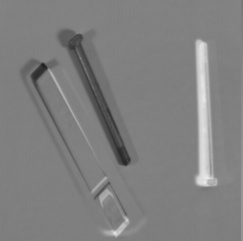
#> input picture hasil_deteksi_gerakan.jpg, 243 x 241 px
$ python '2_deteksi gerakan.py'
#> lines starting #> are read from the running program, lines starting #| are printed output that depends on the picture
import cv2
import numpy as np
import matplotlib.pyplot as plt
import os

# ==============================
# 📝 Fungsi Info Gambar
# ==============================
def tampilkan_info_gambar(path, img, label):
    if img is None:
        print(f"❌ {label} tidak dapat dibaca.")
        return

    tinggi, lebar = img.shape[:2]
    mode = "Grayscale" if len(img.shape) == 2 else "RGB"
    ukuran = round(os.path.getsize(path) / 1024, 2)
    rasio_aspek = round(lebar / tinggi, 2)

    print(f"\n📌 Informasi {label}:")
    print(f"- Path file       : {path}")
    print(f"- Mode warna      : {mode}")
    print(f"- Resolusi        : {lebar} x {tinggi}")
    print(f"- Rasio aspek     : {rasio_aspek}")
    print(f"- Ukuran file     : {ukuran} KB")

# ==============================
# 📊 Fungsi Histogram
# ==============================
def tampilkan_histogram(imgA, imgB, imgC):
    fig, axes = plt.subplots(1, 3, figsize=(15, 4))
    data = [(imgA, "Histogram Gambar A"),
            (imgB, "Histogram Gambar B"),
            (imgC, "Histogram Hasil Blending")]

    for i, (img, title) in enumerate(data):
        axes[i].set_title(title)
        axes[i].set_xlabel("Intensitas (0-255)")
        axes[i].set_ylabel("Jumlah Piksel")
        axes[i].hist(img.ravel(), bins=256, color='gray', alpha=0.7)

    plt.tight_layout()
    plt.show()

# ==============================
# 🖼️ Fungsi Tampilkan Gambar
# ==============================
def tampilkan_gambar_layout(A, B, C):
    plt.figure(figsize=(12, 6))

    plt.subplot(1, 3, 1)
    plt.title("Citra A (Posisi Awal)")
    plt.imshow(A, cmap='gray')
    plt.axis("off")

    plt.subplot(1, 3, 2)
    plt.title("Citra B (Posisi Akhir)")
    plt.imshow(B, cmap='gray')
    plt.axis("off")

    plt.subplot(1, 3, 3)
    plt.title("Hasil Blending")
    plt.imshow(C, cmap='gray')
    plt.axis("off")

    plt.tight_layout()
    plt.show()

# ==============================
# 🧮 MAIN PROGRAM
# ==============================
def main():
    print("=== 🎨 Deteksi Gerakan ===")

    # Input nama file
    pathA = input("Masukkan nama gambar A: ")
#> the answer given: ../hasil_deteksi_gerakan.jpg
    pathB = input("Masukkan nama gambar B: ")
#> the answer given: ../hasil_deteksi_gerakan.jpg

    # Baca citra dalam grayscale
    A = cv2.imread(pathA, cv2.IMREAD_GRAYSCALE)
#> A is the input picture: shape (241, 243); min 27, max 235, mean 127.9
    B = cv2.imread(pathB, cv2.IMREAD_GRAYSCALE)

    if A is None or B is None:
        print("❌ Salah satu gambar tidak ditemukan!")
        return

    # Samakan ukuran citra
    B = cv2.resize(B, (A.shape[1], A.shape[0]))

    # Tampilkan informasi citra
    tampilkan_info_gambar(pathA, A, "Gambar A")
#| - Mode warna      : Grayscale
#| - Resolusi        : 243 x 241
#| - Rasio aspek     : 1.01
    tampilkan_info_gambar(pathB, B, "Gambar B")
#| - Mode warna      : Grayscale
#| - Resolusi        : 243 x 241
#| - Rasio aspek     : 1.01

    # ==============================
    # 💡 Rumus Blending sesuai buku
    # ==============================
    wa = 1
    wb = -1
    C = cv2.addWeighted(A, wa, B, wb, 128)
#> C: shape (241, 243); every value is 128

    # ==============================
    # 💾 Simpan hasil
    # ==============================
    output_name = "hasil_deteksi_gerakan.jpg"
    cv2.imwrite(output_name, C)
    print(f"\n✅ Hasil blending disimpan sebagai: {output_name}")

    # ==============================
    # 📊 Tampilkan dan Analisis
    # ==============================
    tampilkan_gambar_layout(A, B, C)
#> in tampilkan_gambar_layout, `plt.show()`:
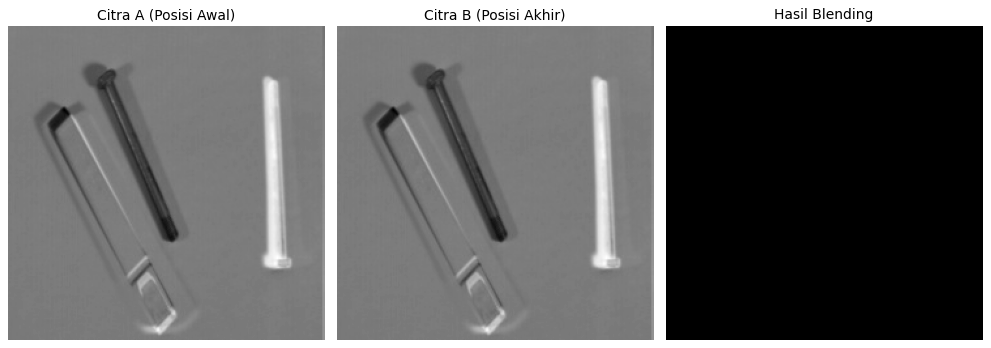
#> figure drawn by matplotlib, 3 panels
    tampilkan_histogram(A, B, C)
#> the loop in tampilkan_histogram, `for i, (img, title) in enumerate(data):` made 3 passes
#> title on passes 1 to 3: 'Histogram Gambar A', 'Histogram Gambar B', 'Histogram Hasil Blending'
#> in tampilkan_histogram, `plt.show()`:
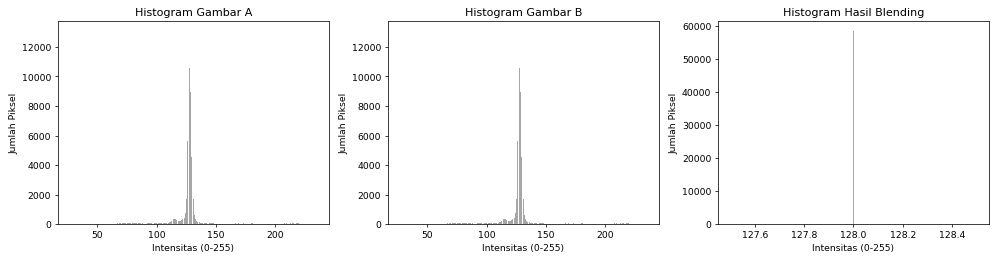
#> figure drawn by matplotlib, 3 panels; panel 1: tallest bar 13086 high, from x = 127.8 to 128.6; panel 2: tallest bar 13086 high, from x = 127.8 to 128.6; panel 3: tallest bar 58563 high, from x = 128 to 128

    # ==============================
    # ✍️ Simpan perhitungan piksel
    # ==============================
    with open("hasil_perhitungan_gerakan.txt", "w", encoding="utf-8") as f:
        f.write("=== HASIL OPERASI BLENDING ===\n")
        f.write(f"File A : {pathA}\n")
        f.write(f"File B : {pathB}\n")
        f.write(f"Rumus  : C(x,y) = {wa}*A(x,y) + {wb}*B(x,y) + 128\n\n")

        for y in range(A.shape[0]):
            for x in range(A.shape[1]):
                c_val = int(C[y, x])
                a_val = int(A[y, x])
                b_val = int(B[y, x])
                f.write(f"C({x},{y}) = {wa}*{a_val} + {wb}*{b_val} + 128 = {c_val}\n")

    print("🧾 Semua perhitungan piksel tersimpan di: hasil_perhitungan.txt")

# ==============================
if __name__ == "__main__":
    main()
